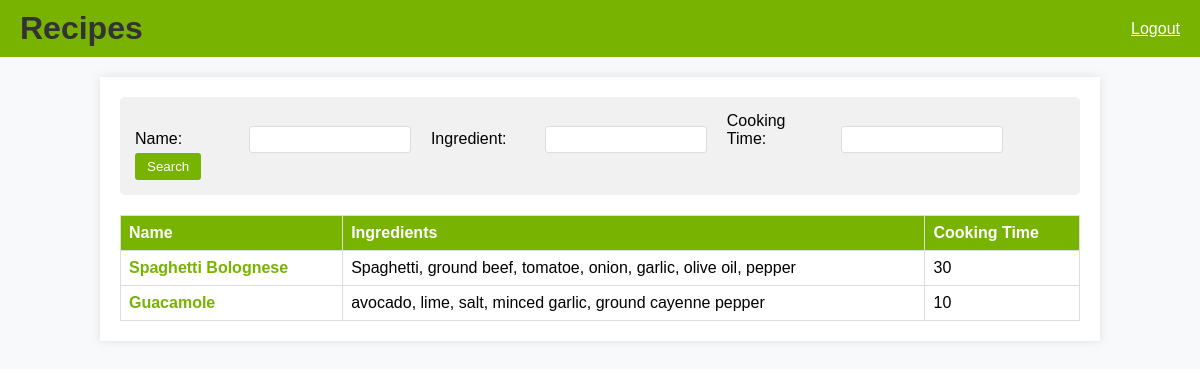
Page /recipes/ (signed in) on the committed database.
### recipes/models.py (models this page shows, shortened)
class Recipe(models.Model):
    name = models.CharField(max_length=255)
    description = models.TextField()
    cooking_time = models.IntegerField()
    instructions = models.TextField()

### ingredients/models.py (models this page shows, shortened)
class Ingredient(models.Model):
    name = models.CharField(max_length=255)
    quantity = models.FloatField()
    unit = models.CharField(max_length=50)
    recipe = models.ForeignKey(Recipe, related_name='ingredients', on_delete=models.CASCADE)

### recipes/views.py (the view)
# urls.py: path('', views.recipes_list, name='recipes_list'),
@login_required
def recipes_list(request):
    form = SearchForm(request.GET)
    recipes = Recipe.objects.all().distinct()  # Ensure distinct recipes
    if form.is_valid():
        name = form.cleaned_data.get('name')
        ingredient = form.cleaned_data.get('ingredient')
        cooking_time = form.cleaned_data.get('cooking_time')
        if name:
            recipes = recipes.filter(name__icontains=name)
        if ingredient:
            recipes = recipes.filter(ingredients__name__icontains=ingredient)  # Corrected lookup
        if cooking_time:
            recipes = recipes.filter(cooking_time=cooking_time)
    return render(request, 'recipes/recipes_list.html', {
        'form': form,
        'recipes': recipes  # Directly pass the queryset to the template
    })

### recipes/forms.py
class SearchForm(forms.Form):
    name = forms.CharField(required=False, max_length=100, label='Title')
    ingredient = forms.CharField(required=False, max_length=100, label='Ingredient')
    cooking_time = forms.IntegerField(required=False, label='Cooking Time')

### recipes/templates/recipes/recipes_list.html (shortened to what this page needs)
<!DOCTYPE html>
<html lang="en">
<head>
</head>
<body>
    <header>
        <h1>Recipes</h1>
        <div class="auth-links">
            {% if user.is_authenticated %}
                <form method="post" action="{% url 'logout' %}" class="logout-form">
                    <button type="submit" class="logout-button">Logout</button>
                </form>
            {% else %}
                <a href="{% url 'login' %}">Login</a>
            {% endif %}
        </div>
    </header>
    <main>
        <form method="get" action="." class="search-form">
            <label for="name">Name:</label>
            <input type="text" id="name" name="name" value="{{ request.GET.name }}">
            <label for="ingredient">Ingredient:</label>
            <input type="text" id="ingredient" name="ingredient" value="{{ request.GET.ingredient }}">
            <label for="cooking_time">Cooking Time:</label>
            <input type="text" id="cooking_time" name="cooking_time" value="{{ request.GET.cooking_time }}">
            <button type="submit">Search</button>
        </form>
        <table>
            <tr>
                <th>Name</th>
                <th>Ingredients</th>
                <th>Cooking Time</th>
            </tr>
            {% for recipe in recipes %}
            <tr>
                <td><a href="{% url 'recipes:recipe_detail' recipe.id %}">{{ recipe.name }}</a></td>
                <td>
                    {% for ingredient in recipe.ingredients.all %}
                        {{ ingredient.name }}{% if not forloop.last %}, {% endif %}
                    {% endfor %}
                </td>
                <td>{{ recipe.cooking_time }}</td>
            </tr>
            {% endfor %}
        </table>
    </main>
</body>
</html>

### recipes/templates/recipes/recipes_list.html (style rules this page uses)
body { font-family: Arial, sans-serif; background-color: #f8f9fa; margin: 0; padding: 0; }
header { background: #77b300; color: #fff; padding: 10px 0; text-align: center; display: flex; justify-content: space-between; align-items: center; padding: 10px 20px; }
header h1 { margin: 0; }
main { width: 80%; margin: 20px auto; background: #fff; padding: 20px; box-shadow: 0 0 10px rgba(0, 0, 0, 0.1); }
h1 { color: #333; }
a { text-decoration: none; color: #77b300; font-weight: bold; }
table { width: 100%; border-collapse: collapse; }
table, th, td { border: 1px solid #ddd; }
th, td { padding: 8px; text-align: left; }
th { background-color: #77b300; color: white; }
.search-form { background-color: #f1f1f1; padding: 15px; border-radius: 5px; margin-bottom: 20px; }
.search-form label { display: inline-block; width: 100px; margin-right: 10px; }
.search-form input[type="text"] { width: 150px; padding: 5px; margin-right: 15px; border: 1px solid #ddd; border-radius: 3px; }
.search-form button { background-color: #77b300; color: white; padding: 6px 12px; border: none; border-radius: 3px; cursor: pointer; }
.logout-form { display: inline; }
.logout-button { background: none; border: none; color: white; text-decoration: underline; cursor: pointer; font-size: 1em; padding: 0; margin: 0; }

### rows in the picture
Recipe: name "Spaghetti Bolognese", cooking_time "30"
Ingredient: name "Spaghetti"
Ingredient: name "ground beef"
Ingredient: name "tomatoe"
Ingredient: name "onion"
Ingredient: name "garlic"
Ingredient: name "olive oil"
Ingredient: name "pepper"
Recipe: name "Guacamole", cooking_time "10"
Ingredient: name "avocado"
Ingredient: name "lime"
Ingredient: name "salt"
Ingredient: name "minced garlic"
Ingredient: name "ground cayenne pepper"
